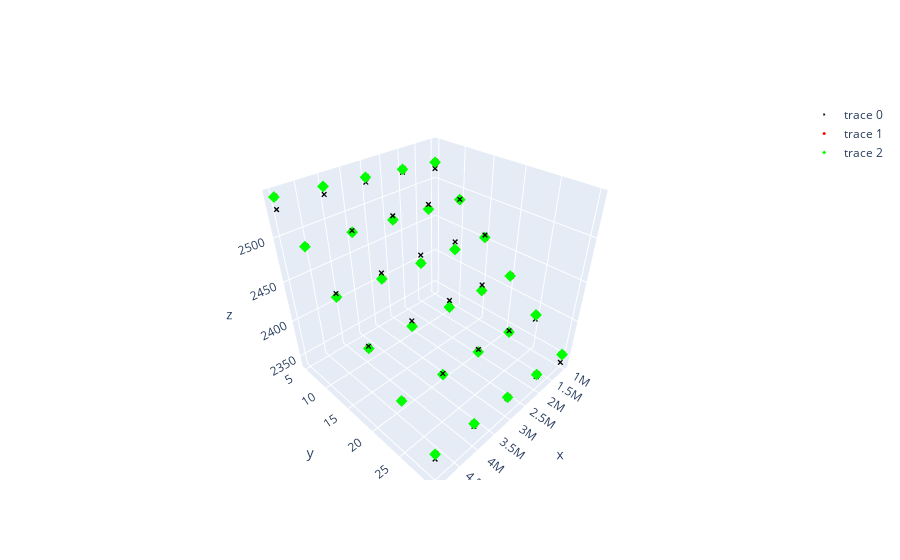

The notebook cell this image was saved under:
### Markdown cell above
#### Plot

### Code cell
fig.add_trace(go.Scatter3d(x=Xgrid[:,0], y=Xgrid[:,1], z=y_lin[:,0], 
mode='markers',
marker=dict(size=3,color='#00ff00', symbol='diamond')))
